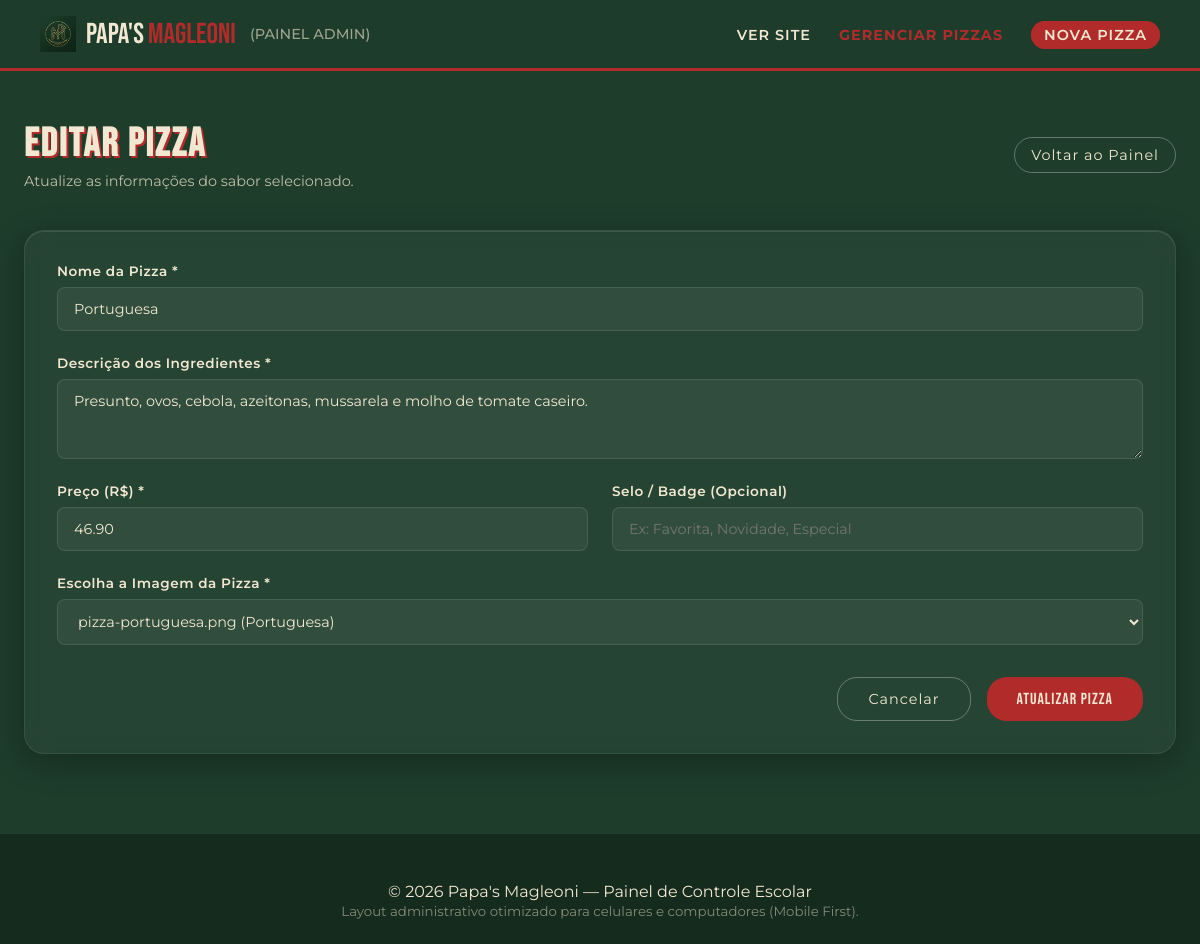
The page /editar.php?id=4 on the database its author committed.
### tables this page shows
CREATE TABLE IF NOT EXISTS pizzas (id INT UNSIGNED AUTO_INCREMENT PRIMARY KEY,categoria_id INT UNSIGNED NULL,nome VARCHAR(100) NOT NULL,descricao TEXT NOT NULL,preco DECIMAL(10,2) NOT NULL,badge VARCHAR(50) DEFAULT NULL,imagem VARCHAR(255) NOT NULL,criado_em TIMESTAMP DEFAULT CURRENT_TIMESTAMP,CONSTRAINT fk_pizzas_categoria FOREIGN KEY (categoria_id) REFERENCES categorias(id) ON DELETE SET NULL);

### editar.php (the view, shortened to what this page needs)
<?php
require_once 'config/conexao.php';
$id = $_GET['id'] ?? null;
try {
    $stmt = $pdo->prepare("SELECT * FROM pizzas WHERE id = ?");
    $stmt->execute([$id]);
    $pizza = $stmt->fetch();
} catch (\PDOException $e) {
    $pizza = false;
    $error = "Erro ao buscar informações da pizza: " . $e->getMessage();
}
require_once 'includes/header_admin.php';
?>
<main class="admin-main">
    <section class="admin-header">
        <div>
            <h1 class="admin-title">Editar Pizza</h1>
            <p class="admin-subtitle">Atualize as informações do sabor selecionado.</p>
        </div>
        <a class="btn-outline-admin btn-sm" href="gerenciar.php" style="text-decoration:none;">
            Voltar ao Painel
        </a>
    </section>
    <section class="glass-card">
        <form action="editar.php?id=<?= $pizza['id'] ?>" method="post">
            <div class="form-grid-admin">
                <div class="form-group-admin full">
                    <label class="form-label-admin" for="nome">Nome da Pizza *</label>
                    <input class="form-control-admin" type="text" id="nome" name="nome" value="<?= htmlspecialchars($pizza['nome']) ?>" required>
                </div>
                <div class="form-group-admin full">
                    <label class="form-label-admin" for="descricao">Descrição dos Ingredientes *</label>
                    <textarea class="form-control-admin" id="descricao" name="descricao" rows="3" required style="resize:vertical;"><?= htmlspecialchars($pizza['descricao']) ?></textarea>
                </div>
                <div class="form-group-admin">
                    <label class="form-label-admin" for="preco">Preço (R$) *</label>
                    <input class="form-control-admin" type="number" step="0.01" min="0" id="preco" name="preco" value="<?= $pizza['preco'] ?>" required>
                </div>
                <div class="form-group-admin">
                    <label class="form-label-admin" for="badge">Selo / Badge (Opcional)</label>
                    <input class="form-control-admin" type="text" id="badge" name="badge" value="<?= htmlspecialchars($pizza['badge']) ?>" placeholder="Ex: Favorita, Novidade, Especial">
                </div>
                <div class="form-group-admin full">
                    <label class="form-label-admin" for="imagem">Escolha a Imagem da Pizza *</label>
                    <select class="form-control-admin" id="imagem" name="imagem" required>
                        <option value="images/pizza-portuguesa.png" <?= $pizza['imagem'] === 'images/pizza-portuguesa.png' ? 'selected' : '' ?>>pizza-portuguesa.png (Portuguesa)</option>
                    </select>
                </div>
            </div>
            <div style="display:flex; justify-content:flex-end; gap:16px; margin-top:32px;">
                <a class="btn-outline-admin btn-sm" href="gerenciar.php" style="text-decoration:none; padding:12px 30px;">Cancelar</a>
                <button class="btn-primary btn-sm" type="submit" style="padding:12px 30px; font-size:1rem; cursor:pointer;">Atualizar Pizza</button>
            </div>
        </form>
    </section>
</main>
<?php require_once 'includes/footer_admin.php'; ?>

### styles.css (style rules this page uses)
:root { --green-dark: #1E3D2B; --green-olive: #6B8E23; --red: #B22B2B; --cream: #F2E8D1; --brown: #8C4A2F; --green-light: #2a5a3a; --red-dark: #8a1f1f; --shadow: 0 8px 32px rgba(0,0,0,0.3); }
*, *::before, *::after { margin:0; padding:0; box-sizing:border-box; }
html { scroll-behavior: smooth; }
body { font-family: 'Montserrat', sans-serif; background: var(--green-dark); color: var(--cream); overflow-x: hidden; }
h1,h2,h3,h4,h5,h6 { font-family: 'Bebas Neue', sans-serif; letter-spacing: 2px; }
.btn-primary { background:var(--red); color:var(--cream); border:none; padding:16px 40px; border-radius:40px; font-family:'Bebas Neue',sans-serif; font-size:1.3rem; letter-spacing:3px; cursor:pointer; transition:all 0.3s; text-decoration:none; display:inline-block; }

### includes/header_admin.php (style rules this page uses)
.admin-main { max-width: 1200px; margin: 120px auto 60px; padding: 0 24px; }
.admin-header { display: flex; justify-content: space-between; align-items: center; margin-bottom: 40px; flex-wrap: wrap; gap: 20px; }
.admin-title { font-size: 2.5rem; color: var(--cream); text-shadow: 2px 2px 0 var(--red); }
.admin-subtitle { font-size: 0.9rem; opacity: 0.75; margin-top: 4px; }
.glass-card { background: rgba(255, 255, 255, 0.04); border: 1px solid rgba(255, 255, 255, 0.08); border-radius: 20px; padding: 32px; box-shadow: inset 0 1px 0 rgba(255, 255, 255, 0.1), var(--shadow); backdrop-filter: blur(12px); }
.btn-sm { padding: 8px 16px; font-size: 0.9rem; border-radius: 20px; letter-spacing: 1px; }
.btn-outline-admin { background: transparent; color: var(--cream); border: 1px solid rgba(255,255,255,0.3); transition: all 0.3s; }
.form-grid-admin { display: grid; grid-template-columns: 1fr 1fr; gap: 24px; }
.form-group-admin { display: flex; flex-direction: column; gap: 8px; }
.form-group-admin.full { grid-column: 1 / -1; }
.form-label-admin { font-size: 0.85rem; font-weight: 600; letter-spacing: 0.5px; color: var(--cream); }
.form-control-admin { background: rgba(255, 255, 255, 0.05); border: 1px solid rgba(255, 255, 255, 0.1); border-radius: 8px; padding: 12px 16px; color: var(--cream); font-family: 'Montserrat', sans-serif; font-size: 0.9rem; transition: all 0.3s; }

### rows shown on the page
pizzas: nome "Portuguesa", descricao "Presunto, ovos, cebola, azeitonas, mussarela e molho de tomate caseiro.", preco "46.90", imagem "pizza-portuguesa.png (Portuguesa)"
